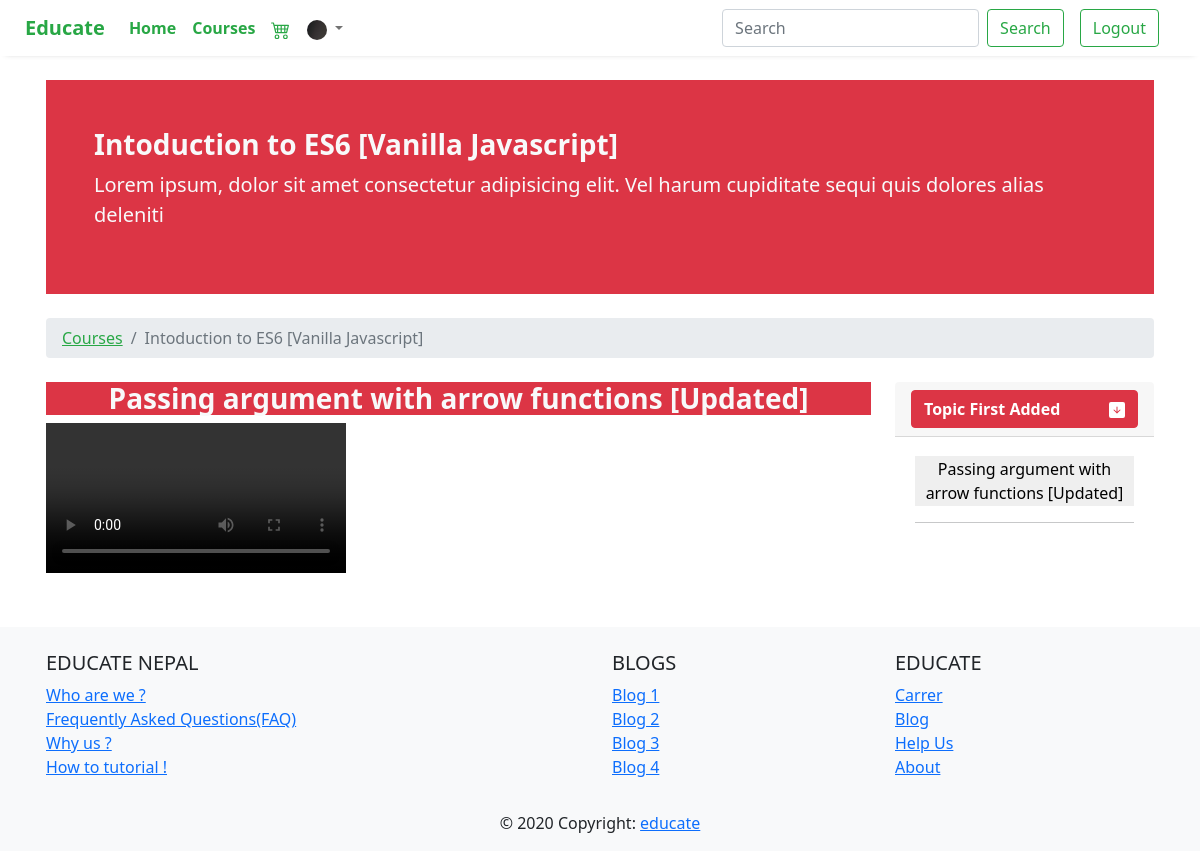
The page /course/enrolled/Intoduction to ES6 [Vanilla Javascript]/ (signed in) on the database its author committed.
### course/models.py (models this page shows, shortened)
class Course(models.Model):
    thumbnail = models.FileField(blank=True)
    teacher = models.ForeignKey(Teacher,on_delete=models.CASCADE,related_name="tec")
    students = models.ManyToManyField(Student,blank=True)
    course_name = models.CharField(max_length=400)
    release_date = models.DateField(auto_now_add=True)
    updated_date = models.DateField(auto_now=True)
    course_description = models.TextField(blank=True)

class Lesson(models.Model):
    name = models.CharField(max_length=400)
    topi = models.ForeignKey(Topic,blank=True,on_delete=models.CASCADE)
    video = models.FileField()
    content_type = models.ForeignKey(ContentType,on_delete=models.CASCADE)

class Topic(models.Model):
    name = models.CharField(max_length=400)
    course = models.ForeignKey(Course,null=True,on_delete=models.CASCADE)

### course/views.py (the view)
# urls.py: path('course/enrolled/<name>/',views.after_enrollment_course,name="after_enroll"),
@login_required
def after_enrollment_course(request,name):
    course = Course.objects.get(course_name=name)
    topics = Topic.objects.filter(course=course)
    students_in_course = course.students.all()
    check = 0
    for student in students_in_course:
        if (student.user.id == request.user.id):
            check = 1
            break
        else:
            check = 0
    lessons = []
    context = {'course':course,'topics':topics}
    for topic in topics:
        lesson = Lesson.objects.filter(topi=topic)
        lessons.append(lesson)
    context.update({'lessons' : lessons})
    if check == 1:
        return render(request, 'coursesingle.html',context)
    else:
        return redirect('index')

### templates/coursesingle.html (shortened to what this page needs)
{% extends 'base.html' %}
{% load static %}
{% block body %}
<div class="container mt-4">
  <div class="container p-5 bg-danger text-light">
    <div class="row">
        <div class="col-md-12 col-sm-12">
            <h3>
                <strong>
                    {{course.course_name}}
                </strong>
            </h3>
            <p class="lead">
                {{course.course_description}}
            </p>
        </div>
    </div>
</div>
    <div class="my-4">
        <nav aria-label="breadcrumb">
            <ol class="breadcrumb">
              <li class="breadcrumb-item"><a href="#" class="text-success">Courses</a></li>
              <li class="breadcrumb-item active" aria-current="page">{{course.course_name}}</li>
            </ol>
        </nav>
    </div>
    <div class="row">
      <div class="col-sm-12 col-md-9">
        {% for topic in topics %}
        {% with forloop.counter as outer_counter %}
          {% for les in lessons %}
            {% if forloop.counter == outer_counter %}
              {% for lesson in les %}
              <div
              {% if forloop.counter == 1  and outer_counter == 1 %}
              class="haha"
              {% else %}
              class="d-none haha"
              {% endif %}
              id="abc{{lesson.id}}">
              <h3 class="bg-danger text-light text-center">
                <b>
                  <strong>
                    {{lesson.name}}
                  </strong>
                </b>
              </h3>
                <video class="img-fluid"  controls controlsList="nodownload">
                  <source src="{{lesson.video.url}}" type="video/mp4">
                </video>
              </div>
              {% endfor %}
            {% endif %}
          {% endfor %}
        {% endwith %}
        {% endfor %}
        </div>
      <div class="col-sm-12 col-md-3">
        <div class="accordion" id="accordionExample">
          {% for topic in topics %}
          <div class="card">
            <div class="card-header" id="heading{{forloop.counter}}">
              <h2 class="mb-0">
                <button
                {% if forloop.counter == 1 %}
                class="btn btn-danger btn-block text-left"
                {% else %}
                class="btn btn-danger btn-block text-left collapsed"
                {% endif %}
                type="button" data-toggle="collapse" data-target="#collapse{{forloop.counter}}" aria-expanded="true" aria-controls="collapse{{forloop.counter}}">
                  <strong style="text-decoration:none !important;">{{topic.name}}</strong>
                  <span class="float-right">
                  </span>
                </button>
              </h2>
            </div>
            <div id="collapse{{forloop.counter}}"
                {% if forloop.counter == 1 %}
                class="collapse show"
                {% else %}
                class="collapse"
                {% endif %}
            aria-labelledby="heading{{forloop.counter}}" data-parent="#accordionExample">
              <div class="card-body">
                <div class="row">
                  <div class="col-12">
                    {% with forloop.counter as outer_counter %}
                      {% for les in lessons %}
                        {% if forloop.counter == outer_counter %}
                          {% for lesson in les %}
                          <button  value="{{lesson.id}}" id="abcd" style="text-decoration: none;border: none;outline: none;">{{lesson.name}}</button>
                          <hr>
                          {% endfor %}
                        {% endif %}
                      {% endfor %}
                    {% endwith %}
                  </div>
                </div>
              </div>
            </div>
          </div>
          {% endfor %}
        </div>
      </div>
    </div>
</div>
{% endblock %}

### educate/static/css/style.css (style rules this page uses)
.card-body { -ms-flex: 1 1 auto; flex: 1 1 auto; padding: 1.25rem; }
.card { border: none !important; }

### rows shown on the page
Course: course_name "Intoduction to ES6 [Vanilla Javascript]", course_description "Lorem ipsum, dolor sit amet consectetur adipisicing elit. Vel harum cupiditate sequi quis dolores alias deleniti"
Topic: name "Topic First Added"
Lesson: name "Passing argument with arrow functions [Updated]", {{ lesson.id }} 1 (drawn)
